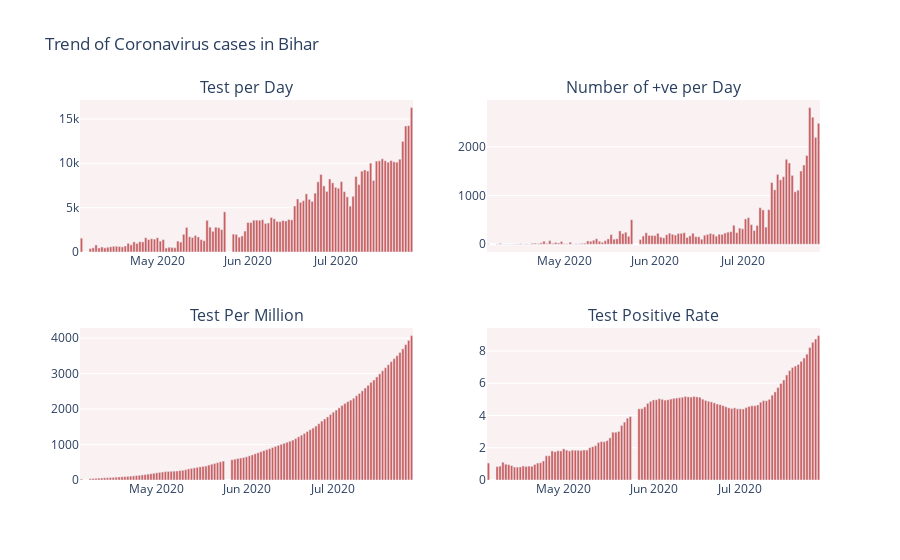

Write notebook code for a chart like this one.
### Code cell
fig= make_subplots(
    rows=2, cols=2,
    vertical_spacing = 0.2,
    subplot_titles=("Test per Day","Number of +ve per Day","Test Per Million", "Test Positive Rate", 'Positive Cases'))


fig.add_trace(go.Bar(x=Bihar_covid_TestData['UpdatedDate'], y=np.diff(Bihar_covid_TestData.Tested),
                       marker_color='indianred'),
              row = 1, col = 1)

fig.add_trace(go.Bar(x=Bihar_covid_TestData['UpdatedDate'], y=np.diff(Bihar_covid_TestData.Positive),
                    marker_color='indianred'),
              row = 1, col = 2)

fig.add_trace(go.Bar(x=Bihar_covid_TestData['UpdatedDate'], y=Bihar_covid_TestData.TPM,
                    marker_color='indianred'),
              row = 2, col = 1)

fig.add_trace(go.Bar(x=Bihar_covid_TestData['UpdatedDate'], y=Bihar_covid_TestData.TPV,
                      marker_color='indianred'),
              row = 2, col = 2)



fig.update_layout(coloraxis=dict(colorscale='Bluered_r'), showlegend=False, title_text="Trend of Coronavirus cases in Bihar")

fig.update_layout(plot_bgcolor='rgb(250, 242, 242)')
fig.show()
